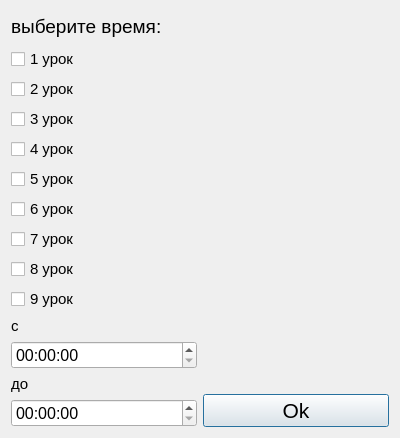
<?xml version="1.0" encoding="UTF-8"?>
<ui version="4.0">
 <class>Dialog</class>
 <widget class="QDialog" name="Dialog">
  <property name="geometry">
   <rect>
    <x>0</x>
    <y>0</y>
    <width>400</width>
    <height>412</height>
   </rect>
  </property>
  <property name="windowTitle">
   <string>Dialog</string>
  </property>
  <layout class="QHBoxLayout" name="horizontalLayout">
   <item>
    <layout class="QVBoxLayout" name="verticalLayout">
     <item>
      <widget class="QLabel" name="label">
       <property name="minimumSize">
        <size>
         <width>0</width>
         <height>30</height>
        </size>
       </property>
       <property name="maximumSize">
        <size>
         <width>16777215</width>
         <height>70</height>
        </size>
       </property>
       <property name="font">
        <font>
         <pointsize>14</pointsize>
        </font>
       </property>
       <property name="text">
        <string>выберите время:</string>
       </property>
      </widget>
     </item>
     <item>
      <widget class="QCheckBox" name="c0">
       <property name="font">
        <font>
         <pointsize>11</pointsize>
        </font>
       </property>
       <property name="text">
        <string>1 урок</string>
       </property>
      </widget>
     </item>
     <item>
      <widget class="QCheckBox" name="c1">
       <property name="font">
        <font>
         <pointsize>11</pointsize>
        </font>
       </property>
       <property name="text">
        <string>2 урок</string>
       </property>
      </widget>
     </item>
     <item>
      <widget class="QCheckBox" name="c2">
       <property name="font">
        <font>
         <pointsize>11</pointsize>
        </font>
       </property>
       <property name="text">
        <string>3 урок</string>
       </property>
      </widget>
     </item>
     <item>
      <widget class="QCheckBox" name="c3">
       <property name="font">
        <font>
         <pointsize>11</pointsize>
        </font>
       </property>
       <property name="text">
        <string>4 урок</string>
       </property>
      </widget>
     </item>
     <item>
      <widget class="QCheckBox" name="c4">
       <property name="font">
        <font>
         <pointsize>11</pointsize>
        </font>
       </property>
       <property name="text">
        <string>5 урок</string>
       </property>
      </widget>
     </item>
     <item>
      <widget class="QCheckBox" name="c5">
       <property name="font">
        <font>
         <pointsize>11</pointsize>
        </font>
       </property>
       <property name="text">
        <string>6 урок</string>
       </property>
      </widget>
     </item>
     <item>
      <widget class="QCheckBox" name="c6">
       <property name="font">
        <font>
         <pointsize>11</pointsize>
        </font>
       </property>
       <property name="text">
        <string>7 урок</string>
       </property>
      </widget>
     </item>
     <item>
      <widget class="QCheckBox" name="c7">
       <property name="font">
        <font>
         <pointsize>11</pointsize>
        </font>
       </property>
       <property name="text">
        <string>8 урок</string>
       </property>
      </widget>
     </item>
     <item>
      <widget class="QCheckBox" name="c8">
       <property name="font">
        <font>
         <pointsize>11</pointsize>
        </font>
       </property>
       <property name="text">
        <string>9 урок</string>
       </property>
      </widget>
     </item>
     <item>
      <widget class="QLabel" name="label_3">
       <property name="maximumSize">
        <size>
         <width>16777215</width>
         <height>30</height>
        </size>
       </property>
       <property name="font">
        <font>
         <pointsize>11</pointsize>
        </font>
       </property>
       <property name="text">
        <string>c</string>
       </property>
      </widget>
     </item>
     <item>
      <widget class="QTimeEdit" name="time_since">
       <property name="font">
        <font>
         <pointsize>12</pointsize>
        </font>
       </property>
      </widget>
     </item>
     <item>
      <widget class="QLabel" name="label_4">
       <property name="maximumSize">
        <size>
         <width>16777215</width>
         <height>30</height>
        </size>
       </property>
       <property name="font">
        <font>
         <pointsize>11</pointsize>
        </font>
       </property>
       <property name="text">
        <string>до</string>
       </property>
      </widget>
     </item>
     <item>
      <widget class="QTimeEdit" name="time_before">
       <property name="font">
        <font>
         <pointsize>12</pointsize>
        </font>
       </property>
      </widget>
     </item>
    </layout>
   </item>
   <item>
    <layout class="QVBoxLayout" name="verticalLayout_2">
     <item>
      <spacer name="verticalSpacer">
       <property name="orientation">
        <enum>Qt::Vertical</enum>
       </property>
       <property name="sizeHint" stdset="0">
        <size>
         <width>20</width>
         <height>40</height>
        </size>
       </property>
      </spacer>
     </item>
     <item>
      <widget class="QPushButton" name="ok">
       <property name="font">
        <font>
         <pointsize>16</pointsize>
        </font>
       </property>
       <property name="text">
        <string>Ok</string>
       </property>
      </widget>
     </item>
    </layout>
   </item>
  </layout>
 </widget>
 <resources/>
 <connections/>
</ui>
